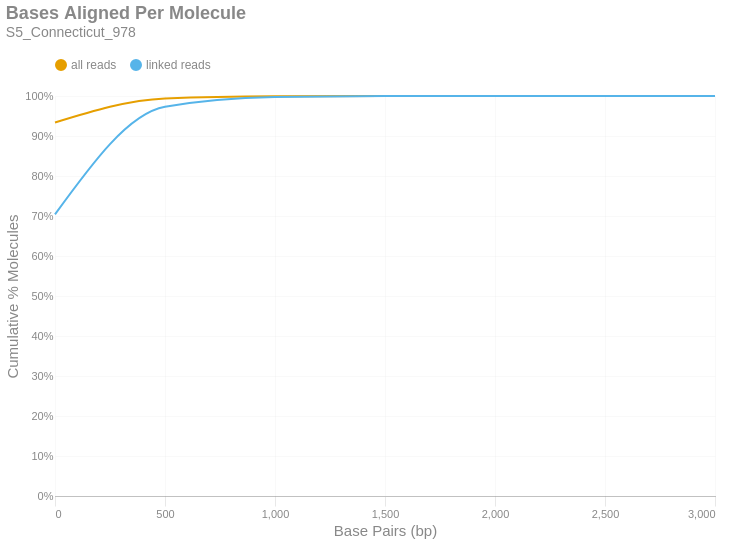

Here is the notebook cell this chart was saved with:
### Markdown cell above
### Bases Aligned Per Molecule
This is a cumulative frequency distribution showing the number of base pairs aligned per unique molecule. These data are shown in 500 bp bins. There are two distributions: one with `all reads` (yellow) and another with only `linked reads` (blue). The percent of molecules in the `linked reads` distribution is relative to the total number of linked molecules.

### Code cell
if SKIPLR:
    print_html(f"Skipped")
else:
    binned_df = consolidated_hist(valids['aligned_bp'], mask, 500, True)
    with SafeRender(binned_df):
        (
            density_plot(binned_df, 'Bases Aligned Per Molecule', samplename, 'basesper')
            .encode(
                x=alt.X('bin:Q', title="Base Pairs (bp)").axis(tickMinStep=500).scale(padding=0),
                y=alt.Y('value:Q', title='Cumulative % Molecules')
                    .axis(format='%')
                    .scale(domain = [0,1])
                    .stack(False),
                color=alt.Color("key:N").scale(domain = ["all reads", "linked reads"]),
                tooltip = [
                    alt.Tooltip("key:N", title = "Data Type"),
                    alt.Tooltip("range_label:N", title="Bases Aligned Per Molecule"),
                    alt.Tooltip("value:Q", format = ".2%", title="% Molecules (Cum.)")
                ]
            )
        ).display()

### Figure 1 — Vega-Lite specification as saved in the notebook (floating-point values rounded to 4 significant figures)
{"width": "container", "height": 400, "config": {"title": {"anchor": "start", "dy": -15, "fontSize": 18, "color": "#888888", "subtitleColor": "#888888", "subtitleFontSize": 14}, "arc": {"fill": "#0072B2"}, "axis": {"domainColor": "#888888", "domainWidth": 0.5, "gridWidth": 0.2, "grid": false, "titleFontWeight": 400, "titleFontSize": 15, "labelFontSize": 11, "labelColor": "#888888", "tickColor": "#888888", "tickWidth": 0.2, "titleColor": "#888888"}, "axisBand": {"grid": false}, "axisX": {"grid": true, "tickSize": 10, "domainCap": "round"}, "axisY": {"domain": false, "grid": true, "tickSize": 0, "domainCap": "round"}, "background": "transparent", "header": {"labelFontSize": 15, "labelColor": "#888888", "titleFontSize": 15, "titleFontWeight": 600, "titleColor": "#888888"}, "legend": {"labelFont": "sans-serif", "labelFontSize": 12, "labelColor": "#888888", "symbolSize": 100, "symbolType": "circle", "titleFontSize": 12, "titlePadding": 10, "titleColor": "#888888", "title": null, "orient": "top"}, "range": {"category": ["#E69F00", "#56B4E9", "#009E73", "#F0E442", "#0072B2", "#D55E00", "#CC79A7", "#000000"], "diverging": ["#cfe8f3", "#a2d4ec", "#73bfe2", "#46abdb", "#1696d2", "#12719e"]}, "area": {"fill": "#0072B2", "fillOpacity": 0.7, "line": true, "strokeOpacity": 0.7}, "line": {"color": "#0072B2", "stroke": "#0072B2", "strokeWidth": 2}, "trail": {"color": "#0072B2", "stroke": "#0072B2", "strokeWidth": 0, "size": 1}, "point": {"filled": true, "fillOpacity": 1.0, "size": 95}, "text": {"color": "#888888", "fontSize": 11, "align": "right", "fontWeight": 400, "size": 11}, "bar": {"fill": "#0072B2", "stroke": null}, "view": {"stroke": null, "continuousWidth": 660, "continuousHeight": 400}}, "data": {"name": "data-369b1ea090e448b2156a80190e4a2764"}, "mark": {"type": "line", "interpolate": "monotone", "point": {"opacity": 0, "size": 275}}, "encoding": {"color": {"field": "key", "scale": {"domain": ["all reads", "linked reads"]}, "type": "nominal"}, "tooltip": [{"field": "key", "title": "Data Type", "type": "nominal"}, {"field": "range_label", "title": "Bases Aligned Per Molecule", "type": "nominal"}, {"field": "value", "format": ".2%", "title": "% Molecules (Cum.)", "type": "quantitative"}], "x": {"axis": {"tickMinStep": 500}, "field": "bin", "scale": {"padding": 0}, "title": "Base Pairs (bp)", "type": "quantitative"}, "y": {"axis": {"format": "%"}, "field": "value", "scale": {"domain": [0, 1]}, "stack": false, "title": "Cumulative % Molecules", "type": "quantitative"}}, "params": [{"name": "param_c36ac31b6afebe62", "select": {"type": "point", "fields": ["key"]}, "bind": "legend"}], "title": {"text": "Bases Aligned Per Molecule", "subtitle": "S5_Connecticut_978"}, "transform": [{"fold": ["all reads (cumsum)", "linked reads (cumsum)"]}, {"calculate": "replace(datum.key, ' (cumsum)', '')", "as": "key"}, {"filter": {"param": "param_c36ac31b6afebe62"}}], "usermeta": {"embedOptions": {"downloadFileName": "S5_Connecticut_978.basesper"}}, "$schema": "https://vega.github.io/schema/vega-lite/v6.1.0.json", "datasets": {"data-369b1ea090e448b2156a80190e4a2764": [{"bin": "0.0", "interval": "0.0-500.0", "all reads": 0.9338, "linked reads": 0.704, "all reads (cumsum)": 0.9338, "linked reads (cumsum)": 0.704, "range_label": "0-499"}, {"bin": "500.0", "interval": "500.0-1000.0", "all reads": 0.06019, "linked reads": 0.2689, "all reads (cumsum)": 0.994, "linked reads (cumsum)": 0.9729, "range_label": "500-999"}, {"bin": "1000.0", "interval": "1000.0-1500.0", "all reads": 0.00546, "linked reads": 0.0245, "all reads (cumsum)": 0.9994, "linked reads (cumsum)": 0.9974, "range_label": "1000-1499"}, {"bin": "1500.0", "interval": "1500.0-2000.0", "all reads": 0.0005251, "linked reads": 0.002356, "all reads (cumsum)": 1.0, "linked reads (cumsum)": 0.9998, "range_label": "1500-1999"}, {"bin": "2000.0", "interval": "2000.0-2500.0", "all reads": 4.525e-05, "linked reads": 0.0002031, "all reads (cumsum)": 1.0, "linked reads (cumsum)": 1.0, "range_label": "2000-2499"}, {"bin": "2500.0", "interval": "2500.0-3000.0", "all reads": 2.241e-06, "linked reads": 1.006e-05, "all reads (cumsum)": 1.0, "linked reads (cumsum)": 1.0, "range_label": "2500-2999"}, {"bin": "3000.0", "interval": "3000.0-3500.0", "all reads": 5.604e-07, "linked reads": 2.515e-06, "all reads (cumsum)": 1.0, "linked reads (cumsum)": 1.0, "range_label": "3000-3499"}]}}
